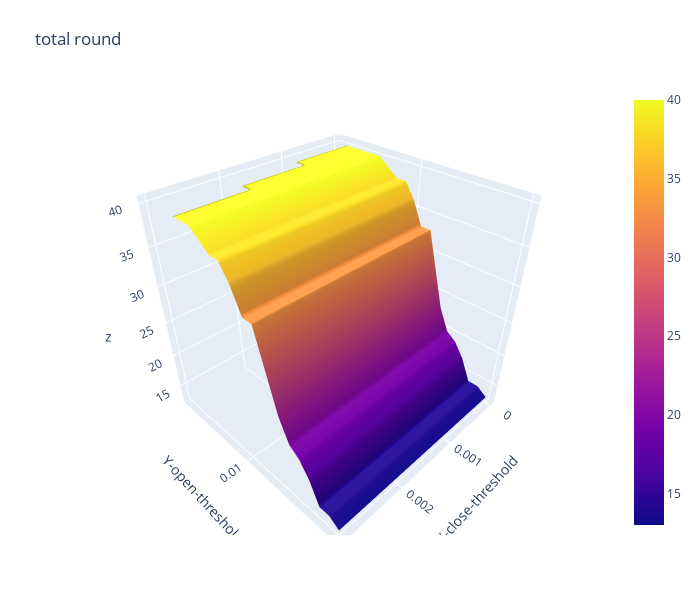

Notebook code for this chart:
### Code cell
import plotly.graph_objects as go

x_data = df_total_round.columns.to_list() # close threshold

y_data = df_total_round.index.to_list() # open threshold

z_data = df_total_round.copy(deep=True) # win rate

fig = go.Figure(data=[go.Surface(z=z_data.values,x=x_data,y=y_data)])

fig.update_layout(title="total round", # 标题
                  autosize=False,  # 尺度自动缩放
                  width=700,  # 长宽
                  height=600,
                  margin=dict(l=65,r=50,b=65,t=90),  # 4个位置的距离
                  scene=dict(xaxis_title='X-close-threshold',yaxis_title='Y-open-threshold')
                 )

fig.show()

### Figure 1 — Plotly figure (JSON) as saved in the notebook; plotly's stock layout.template omitted (floating-point values rounded to 4 significant figures)
{"data": [{"type": "surface", "x": [0, 0.001, 0.002, 0.003], "y": [0.001, 0.002, 0.003, 0.004, 0.005, 0.006, 0.007, 0.008, 0.009, 0.01, 0.011, 0.012, 0.013, 0.014, 0.015, 0.016, 0.017, 0.018, 0.019, 0.02], "z": [[40, null, null, null], [40, 40, null, null], [40, 40, 40, null], [40, 40, 40, 40], [40, 40, 40, 40], [40, 40, 40, 40], [39, 39, 39, 39], [38, 38, 38, 38], [38, 38, 38, 38], [36, 36, 36, 36], [33, 33, 33, 33], [33, 33, 33, 33], [28, 28, 28, 28], [23, 23, 23, 23], [20, 20, 20, 20], [19, 19, 19, 19], [17, 17, 17, 17], [14, 14, 14, 14], [14, 14, 14, 14], [13, 13, 13, 13]]}], "layout": {"autosize": false, "height": 600, "margin": {"b": 65, "l": 65, "r": 50, "t": 90}, "scene": {"xaxis": {"title": {"text": "X-close-threshold"}}, "yaxis": {"title": {"text": "Y-open-threshold"}}}, "title": {"text": "total round"}, "width": 700}}
